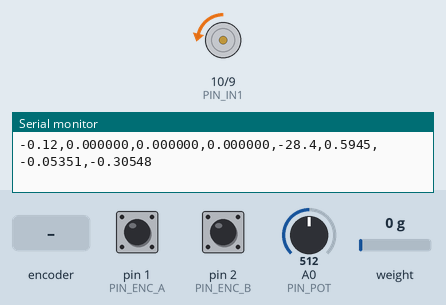
This sketch was run on a simulated Arduino Leonardo, built with avr-gcc and run on an emulated ATmega32U4. On the bench: motor-driver pin pairs drawn as motors (green arrow = first pin HIGH = forward, orange = second pin HIGH = backward, longer = more drive), the last lines printed to the serial monitor. The inputs (shaded band) are chosen by the test bench; at power-on: weight on the scale 0 g, A0 (PIN_POT) = 512, pin 1 (PIN_ENC_A) HIGH, pin 2 (PIN_ENC_B) HIGH.

Above: at 3.3 s.
3.4 s: weight on the scale set to 3750 g
6.4 s: A0 (PIN_POT) set to 900
At 7.24 s:
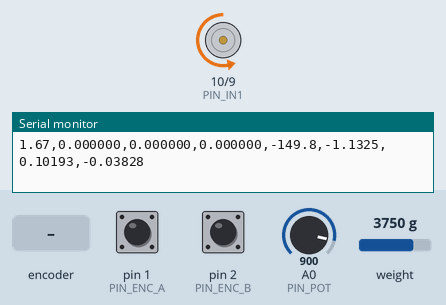
9.4 s: weight on the scale set to 100 g
12.4 s: A0 (PIN_POT) set to 1010
At 14.6 s:
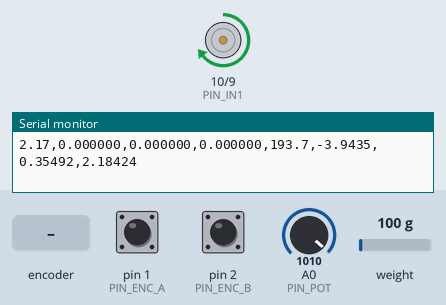
15.4 s: rotary encoder on pin 1 (PIN_ENC_A) / pin 2 (PIN_ENC_B) turned 3 steps (first pin leading)
At 16.1 s:
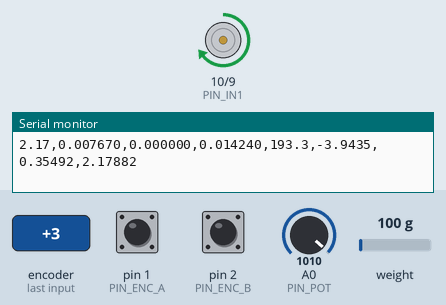
17.7 s: weight on the scale set to 2500 g
At 17.91 s:
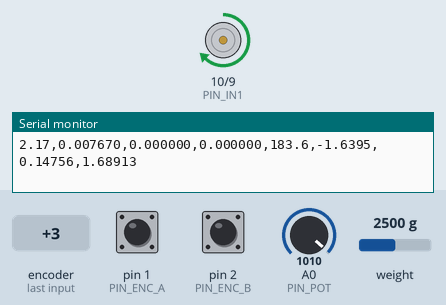
Timing chart, 0 to 20.9 s (numbered marks = the images above; inputs shaded):
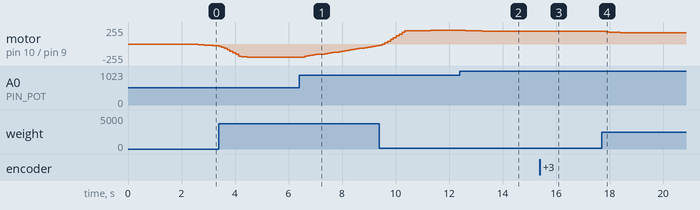

Measured:
- after the input at 6.4 s, motor on pin 10 (PIN_IN1) / pin 9 (PIN_IN2): moves from backward 198/255 to backward 20/255 over 2.8 s, starting after 0.20 s
- after the input at 12.4 s, motor on pin 10 (PIN_IN1) / pin 9 (PIN_IN2): moves from forward 203/255 to forward 194/255 over 0.96 s, starting after 0.20 s
- after the input at 15.4 s, motor on pin 10 (PIN_IN1) / pin 9 (PIN_IN2): forward 194/255 → forward 193/255 after 0.31 s, → forward 194/255 0.54 s later
- after the input at 17.7 s, motor on pin 10 (PIN_IN1) / pin 9 (PIN_IN2): moves from forward 194/255 to forward 167/255 over 1.6 s, starting after 0.05 s

The sketch:

AdmittanceControl_withVelocity_UsingEncoder_WithGravityComp.ino
```cpp
#include <Arduino.h>
#include <HX711.h>
#include <math.h>

/* ========================== USER CONFIGURATION ========================= */

// Motor driver pins (dual PWM on an H-bridge)
const int PIN_IN1 = 10;      // PWM capable
const int PIN_IN2 = 9;       // PWM capable
float theta_meas_po =0.0f;
// Encoder pins (external interrupts)
const int PIN_ENC_A = 1;     // Leonardo supports 0,1,2,3,7
const int PIN_ENC_B = 2;

// Potentiometer pin for homing angle
const int PIN_POT = A0;

// HX711 pins
const int HX_DOUT = 5;
const int HX_SCK  = 6;
static HX711 scale;

// === Encoder parameters ===
constexpr long AMT_CPR = 2048;                   // encoder PPR per channel
// x4 decoding → counts per rev = AMT_CPR * 4
// Count-to-rad: (2π) / (AMT_CPR*4). We compute inline where needed.

// Dead-time on H-bridge reversal (us)
constexpr unsigned long REV_DEADTIME_US = 5;

// Calibration for HX711: counts per Newton.
// Set this so scale.get_units() returns Newtons directly.
const float COUNTS_PER_N = 62150.0f;

// Geometry
const float ARM_LENGTH_M = 0.09f;

// Torque sign (flip if direction is inverted for your mechanics)
const float TORQUE_SIGN = -1.0f;

// Potentiometer usage range (for mapping ADC→angle)
int   POT_ADC_MIN = 0;
int   POT_ADC_MAX = 1023;
const float THETA_MIN_DEG = 0.0f;
const float THETA_MAX_DEG = 270.0f;
const float THETA_MIN_RAD = THETA_MIN_DEG * DEG_TO_RAD;
const float THETA_MAX_RAD = THETA_MAX_DEG * DEG_TO_RAD;

// === Gravity compensation ===
// Total mass (kg) of handle + wrist (+ tool)
const float TOTAL_MASS_KG = 0.5f;   // <-- set this for your rig
// Phase offset between pot angle and true horizontal (radians)
const float DELTA_OFFSET_RAD = 0.0f;  // tweak if needed

// === Position clamps (radians, encoder-based) ===
const float POS_MIN_RAD = -1.2f;
const float POS_MAX_RAD =  1.2f;

// Speed filter parameters
const unsigned long SPEED_WIN_US = 1000;   // oversampling window (5 ms)
constexpr uint8_t W_MED_WIN = 3;           // median window length (1,3,5,…)

// Force low-pass filter cutoff (Hz)
const float FORCE_EMA_CUTOFF_HZ = 20.0f;

// Control loop frequencies
const float LOOP_HZ = 1000.0f;             // inner velocity loop (Hz)
const unsigned long POS_DT_US = 10000;      // admittance update (~200 Hz)
const unsigned long LOG_PERIOD_MS = 100;   // telemetry period (ms)

// Velocity command shaping and saturation
const float W_CMD_MAX  = 250.0f;            // max commanded velocity [rad/s]
const float DW_CMD_MAX = 800.0f;           // max accel [rad/s²] for w_cmd
const uint8_t PWM_MAX  = 255;              // 8-bit PWM
const uint8_t PWM_LIMIT = 255;             // soft limit; can be < PWM_MAX

// Velocity PID gains (inner loop)
float Kp = 20.0f;
float Ki = 100.6634f;
float Kd = 0.076268f;
const float INT_CLAMP = 150.0f;            // integral clamp (PWM)
const float D_TAU_VEL = 0.002f;            // derivative LPF time constant [s]

// Admittance model parameters: Jv [kg·m²], Bv [N·m·s/rad], Kv [N·m/rad]
float Jv = 0.057296f;
float Bv = 0.16273f;
float Kv = 0.095493f;
bool  USE_ADMITTANCE = true;
const float W_ADM_MAX  = 30.0f;            // clamp for admittance velocity
const float DW_ADM_MAX = 1000.0f;          // rate limit for admittance

/* ========================= INTERNAL STATE ========================= */

// Encoder state (x4 quadrature)
volatile long encCount = 0;
volatile uint8_t lastAB = 0;
long lastEnc = 0;

// Motor drive state
int lastSign = 0;

// Velocity PID state
float iTerm = 0.0f;
float dTerm = 0.0f;
float e_prev = 0.0f;

// Admittance state
float theta_eq = 0.0f;   // equilibrium angle for spring term (rad)
float w_adm = 0.0f;      // admittance-generated velocity (rad/s)
float w_adm_prev = 0.0f;

// User command state
float w_user = 0.0f;     // commanded velocity (rad/s)
float last_w_cmd = 0.0f; // previous command for rate limiting

// Speed filter state
static unsigned long lastSpeedMicros = 0;
static long accCounts = 0;
float w_med_buf[W_MED_WIN];
uint8_t w_med_idx = 0;
bool w_med_filled = false;
float w_ema = 0.0f;
float alphaW = -1.0f;
float w_meas = 0.0f;

// HX711 / force state
float force_N_ema = 0.0f;
float tau_ext = 0.0f;

// Loop timing
unsigned long lastLoopMicros = 0;
unsigned long lastPosLoopMicros = 0;
unsigned long lastLogMs = 0;

// Potentiometer home angle (captured at startup)
float theta_home = 0.0f;

/* ========================= HELPER FUNCTIONS ========================= */

static inline float saturate(float x, float lo, float hi){
  if (x < lo) return lo;
  if (x > hi) return hi;
  return x;
}
static inline float emaAlpha(float fc_hz, float dt_s) {
  if (fc_hz <= 0.0f) return 1.0f;
  float tau = 1.0f / (2.0f * PI * fc_hz);
  return dt_s / (dt_s + tau);
}
static inline float emaStep(float prev, float x, float alpha) {
  return prev + alpha * (x - prev);
}
inline uint8_t readAB() {
  uint8_t a = (uint8_t)digitalRead(PIN_ENC_A);
  uint8_t b = (uint8_t)digitalRead(PIN_ENC_B);
  return (a << 1) | b;
}
void handleEnc() {
  uint8_t ab = readAB();
  static const int8_t deltaLUT[16] = {
    0,  -1, +1,  0,
    +1,  0,  0, -1,
    -1,  0,  0, +1,
     0, +1, -1,  0
  };
  static uint8_t last = 0;
  uint8_t idx = (last << 2) | ab;
  encCount += deltaLUT[idx];
  last = ab;
}
void ISR_A(){ handleEnc(); }
void ISR_B(){ handleEnc(); }

// Potentiometer normalization (0..1)
static inline float potNorm(int adc){
  int a = constrain(adc, POT_ADC_MIN, POT_ADC_MAX);
  float x = (float)(a - POT_ADC_MIN) / (float)(POT_ADC_MAX - POT_ADC_MIN);
  if (x < 0.0f) x = 0.0f;
  if (x > 1.0f) x = 1.0f;
  return x;
}

// Map pot ADC → radians; 0 rad ≈ horizontal; negative up, positive down
static inline float adcToThetaRad(int adc){
  float x = potNorm(adc);
  float theta_raw = THETA_MIN_RAD + x * (THETA_MAX_RAD - THETA_MIN_RAD);
  return theta_raw  - 2.48f;   // match your previous alignment
}

// Motor command: signed PWM on IN1/IN2 with dead-time on reversal
void setMotorPWM(float u_pwm_signed){
  u_pwm_signed = saturate(u_pwm_signed, -PWM_LIMIT, PWM_LIMIT);
  int sign = (u_pwm_signed > 0) - (u_pwm_signed < 0);
  int mag  = (int)(fabs(u_pwm_signed) + 0.5f);

  if (sign && sign != lastSign && lastSign != 0){
    analogWrite(PIN_IN1, 0);
    analogWrite(PIN_IN2, 0);
    delayMicroseconds(REV_DEADTIME_US);
  }
  if      (sign > 0) { analogWrite(PIN_IN1, mag); analogWrite(PIN_IN2, 0); }
  else if (sign < 0) { analogWrite(PIN_IN1, 0);   analogWrite(PIN_IN2, mag); }
  else               { analogWrite(PIN_IN1, 0);   analogWrite(PIN_IN2, 0); }

  lastSign = sign;
}

// Simple insertion sort for tiny median window
void insertionSort(float* a, uint8_t n) {
  for (uint8_t i = 1; i < n; ++i) {
    float key = a[i];
    int8_t j = i - 1;
    while (j >= 0 && a[j] > key) { a[j + 1] = a[j]; j--; }
    a[j + 1] = key;
  }
}
float medianOfBuffer(float* buf, uint8_t n) {
  float tmp[W_MED_WIN];
  for (uint8_t k = 0; k < n; ++k) tmp[k] = buf[k];
  insertionSort(tmp, n);
  if (n & 1) return tmp[n >> 1];
  return 0.5f * (tmp[(n >> 1) - 1] + tmp[n >> 1]);
}

/* ========================== SERIAL PARSER ========================== */
/*
 * Commands:
 *   w <rad_s>      : velocity command (rad/s)
 *   vd <deg_s>     : velocity command (deg/s → rad/s)
 *   tare           : tare HX711 (do at level pose if possible)
 *   adm on|off     : enable/disable admittance
 *   adm J B K      : set admittance params
 *   eq hold        : set theta_eq to current encoder angle
 */
void parseSerial() {
  if (!Serial.available()) return;
  String token = Serial.readStringUntil(' ');
  token.trim();
  if (token.length() == 0) return;

  if (token.equalsIgnoreCase("w")) {
    w_user = Serial.parseFloat();
  } else if (token.equalsIgnoreCase("vd")) {
    float dps = Serial.parseFloat();
    w_user = dps * DEG_TO_RAD;
  } else if (token.equalsIgnoreCase("tare")) {
    scale.tare(20);
    Serial.println(F("# scale tared"));
  } else if (token.equalsIgnoreCase("adm")) {
    String rest = Serial.readStringUntil('\n');
    rest.trim();
    if (rest.equalsIgnoreCase("on")) {
      USE_ADMITTANCE = true;
      Serial.println(F("# admittance ON"));
    } else if (rest.equalsIgnoreCase("off")) {
      USE_ADMITTANCE = false;
      w_adm = 0.0f; w_adm_prev = 0.0f;
      Serial.println(F("# admittance OFF"));
    } else {
      int i1 = rest.indexOf(' ');
      int i2 = rest.indexOf(' ', i1 + 1);
      if (i1 > 0 && i2 > i1) {
        Jv = rest.substring(0, i1).toFloat();
        Bv = rest.substring(i1 + 1, i2).toFloat();
        Kv = rest.substring(i2 + 1).toFloat();
        Serial.print(F("# adm set Jv=")); Serial.print(Jv, 6);
        Serial.print(F(" Bv=")); Serial.print(Bv, 6);
        Serial.print(F(" Kv=")); Serial.println(Kv, 6);
      }
    }
  } else if (token.equalsIgnoreCase("eq")) {
    String rest = Serial.readStringUntil('\n');
    rest.trim();
    if (rest.equalsIgnoreCase("hold")) {
      long cNow = encCount;
      float count2rad = (2.0f * PI) / (float)(AMT_CPR * 4.0f);
      theta_eq = cNow * count2rad;
      Serial.println(F("# theta_eq updated"));
    }
  }

  while (Serial.available()) Serial.read();
}

/* ============================== SETUP ============================== */
void setup() {
  Serial.begin(115200);

  pinMode(PIN_IN1, OUTPUT);
  pinMode(PIN_IN2, OUTPUT);
  analogWrite(PIN_IN1, 0);
  analogWrite(PIN_IN2, 0);

  pinMode(PIN_ENC_A, INPUT_PULLUP);
  pinMode(PIN_ENC_B, INPUT_PULLUP);
  lastAB = readAB();
  attachInterrupt(digitalPinToInterrupt(PIN_ENC_A), ISR_A, CHANGE);
  attachInterrupt(digitalPinToInterrupt(PIN_ENC_B), ISR_B, CHANGE);

  // HX711 → Newtons
  scale.begin(HX_DOUT, HX_SCK);
  scale.set_scale(COUNTS_PER_N);
  delay(100);

  // Potentiometer home angle (for gravity comp reference)
  int adc0 = analogRead(PIN_POT);


  // Zero encoder at startup so clamps refer to this boot pose
  noInterrupts();
  encCount = 0;
  interrupts();

  // Tare once to remove constant bias (ideally at level pose)
  scale.tare(20);
  force_N_ema = 0.0f;
  tau_ext = 0.0f;

  // Speed filter init
  for (uint8_t k = 0; k < W_MED_WIN; ++k) w_med_buf[k] = 0.0f;
  w_med_idx = 0;
  w_med_filled = false;
  w_ema = 0.0f;
  alphaW = -1.0f;
  w_meas = 0.0f;

  lastLoopMicros = micros();
  lastPosLoopMicros = lastLoopMicros;
  lastLogMs = millis();

  Serial.println(F("# velocity_gravity_comp ready"));
  Serial.println(F("# Commands: w <rad/s>, vd <deg/s>, tare, adm on|off, adm J B K, eq hold"));
}

/* =============================== LOOP =============================== */
void loop() {
  unsigned long now = micros();
  const unsigned long dt_us_target = (unsigned long)(1e6f / LOOP_HZ);
  if ((now - lastLoopMicros) < dt_us_target) {
    parseSerial();
    return;
  }
  float dt = (now - lastLoopMicros) * 1e-6f;
  lastLoopMicros = now;

  // Encoder position (radians)
  long cNow_counts = encCount;
  float count2rad = (2.0f * PI) / (float)(AMT_CPR * 4.0f);
  float theta_meas_enc = cNow_counts * count2rad;

  // Speed filtering: oversampling window -> median -> EMA
  long dC = cNow_counts - lastEnc;
  lastEnc = cNow_counts;
  accCounts += dC;
  if ((now - lastSpeedMicros) >= SPEED_WIN_US) {
    float dtw = (now - lastSpeedMicros) * 1e-6f;
    lastSpeedMicros = now;
    float revs = (float)accCounts / (float)(AMT_CPR * 4.0f);
    float w_inst = (dtw > 0.0f) ? (revs * 2.0f * PI / dtw) : 0.0f;
    accCounts = 0;

    // median filter
    uint8_t n_med;
    if (W_MED_WIN == 1) {
      w_ema = w_inst;           // skip extra work when window=1
      w_meas = w_ema;
    } else {
      w_med_buf[w_med_idx] = w_inst;
      w_med_idx++;
      if (w_med_idx >= W_MED_WIN) { w_med_idx = 0; w_med_filled = true; }
      n_med = w_med_filled ? W_MED_WIN : (w_med_idx == 0 ? 1 : w_med_idx);
      float w_med = medianOfBuffer(w_med_buf, n_med);
      float alphaW =0.8f;
      w_ema += alphaW * (w_med - w_ema);
      w_meas = w_ema;
    }
  }
    int adc = analogRead(PIN_POT);
    float theta_meas_pot = adcToThetaRad(adc) ;
  // HX711 reading and simple gravity compensation
  if (scale.is_ready()) {
    // Raw force in Newtons (because set_scale = counts per N)
    float force_raw_N = scale.get_units(1);

    // Pot angle relative to home (radians) for gravity term


    // Gravity of handle+wrist/tool projected on axis
    float grav = TOTAL_MASS_KG * 9.81f * sinf(theta_meas_pot );

    // External force (subtract gravity component)
    float force_ext = force_raw_N - grav;

    // Low-pass the external force
    force_N_ema = emaStep(force_N_ema, force_ext, 0.8);

    // External torque at joint
    tau_ext = TORQUE_SIGN * force_N_ema * ARM_LENGTH_M;
  }

  // Admittance update (~200 Hz)
  if ((now - lastPosLoopMicros) >= POS_DT_US) {
    float dt_pos = (now - lastPosLoopMicros) * 1e-6f;
    lastPosLoopMicros = now;

    float spring = Kv * (theta_meas_enc - theta_eq);
    float denom  = Jv + Bv * dt_pos;
    if (denom < 1e-6f) denom = 1e-6f;
    float numer  = Jv * w_adm + (tau_ext - spring) * dt_pos;
    float w_next = numer / denom;

    // float dw_max = DW_ADM_MAX * dt_pos;
    // w_next = saturate(w_next, w_adm - dw_max, w_adm + dw_max);
    w_adm  = w_next; //saturate(w_next, -W_ADM_MAX, W_ADM_MAX);
  }

  // Combine user velocity and admittance velocity
  float w_total = USE_ADMITTANCE ? (w_user + w_adm) : w_user;

  // // Rate limit & saturate commanded velocity
  // float dw = w_total - last_w_cmd;
  // float dw_lim = DW_CMD_MAX * dt;
  // if (dw >  dw_lim) w_total = last_w_cmd + dw_lim;
  // if (dw < -dw_lim) w_total = last_w_cmd - dw_lim;
  w_total =  w_total;  // saturate(w_total, -W_CMD_MAX, W_CMD_MAX);

  // position limits important
  if ((theta_meas_enc >= POS_MAX_RAD && w_total > 0.0f) ||
      (theta_meas_enc <= POS_MIN_RAD && w_total < 0.0f)) {
    w_total = 0.0f;
  }
  last_w_cmd = w_total;

  // Inner velocity PID
  float e = w_total - w_meas;
  if (fabs(e) < 0.15f) e = 0.0f;  // small deadband
  iTerm += Ki * e * dt;
  iTerm = saturate(iTerm, -INT_CLAMP, INT_CLAMP);
  float raw_d = (e - e_prev) / dt;
  float alpha_d = dt / (D_TAU_VEL + dt);
  dTerm += alpha_d * (raw_d - dTerm);
  e_prev = e;
  float u_pwm = Kp * e + iTerm + Kd * dTerm;
  u_pwm = saturate(u_pwm, -PWM_MAX, PWM_MAX);
  setMotorPWM(u_pwm);

  // Telemetry (~10 Hz)
  static unsigned long lastLog = 0;
  if ((millis() - lastLogMs) >= LOG_PERIOD_MS) {
    lastLogMs = millis();
    Serial.print(theta_meas_pot);           Serial.print(',');
    Serial.print(theta_meas_enc, 6);   Serial.print(',');
    Serial.print(w_user, 6);           Serial.print(',');
    Serial.print(w_meas, 6);           Serial.print(',');
    Serial.print(u_pwm, 1);            Serial.print(',');
    Serial.print(force_N_ema, 4);      Serial.print(',');
    Serial.print(tau_ext, 5);          Serial.print(',');
    Serial.println(w_adm, 5);
  }
}
```
